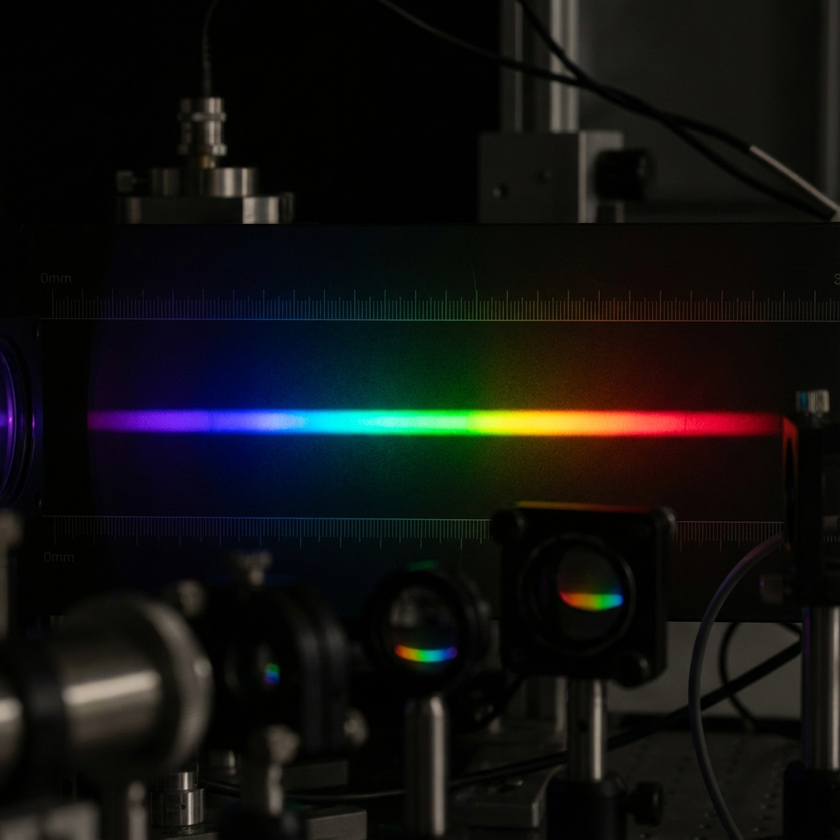
#> input picture samples/sample_spectrum.png, 840 x 840 px, shrunk from 1024 x 1024 before the run
$ python -i line_detector.py   (imports and definitions only)
#> lines starting #> are read from the running program, lines starting #| are printed output that depends on the picture
#> further down, picture is the input picture: shape (840, 840, 3); mean B, G, R 16.8, 18, 17.9
"""
Automatic detection of spectrum lines in images.

Uses computer vision techniques (edge detection, Hough transform)
to automatically locate spectrum lines.
"""

import cv2
import numpy as np
from typing import List, Tuple, Optional, NamedTuple
from dataclasses import dataclass
import logging

logger = logging.getLogger(__name__)


@dataclass
class LineResult:
    """Result from automatic line detection."""

    points: List[Tuple[int, int]]  # List of (x, y) points defining the line
    confidence: float  # Confidence score [0, 1]
    is_curved: bool  # Whether the line is curved
    angle: Optional[float] = None  # Angle in degrees (for straight lines)

    # [4 lines left out: function is_straight, not called in this run]


class AutoLineDetector:
    """Automatic detection of spectrum lines."""

    def __init__(
        self,
        canny_threshold1: int = 50,
        canny_threshold2: int = 150,
        hough_threshold: int = 50,
        min_line_length: int = 100,
        max_line_gap: int = 10,
        curvature_threshold: float = 0.1
    ):
        """
        Initialize line detector.

        Args:
            canny_threshold1: Canny lower threshold
            canny_threshold2: Canny upper threshold
            hough_threshold: Hough accumulator threshold
            min_line_length: Minimum line length
            max_line_gap: Maximum gap between line segments
            curvature_threshold: Threshold for detecting curved lines
        """
        self.canny_threshold1 = canny_threshold1
        self.canny_threshold2 = canny_threshold2
        self.hough_threshold = hough_threshold
        self.min_line_length = min_line_length
        self.max_line_gap = max_line_gap
        self.curvature_threshold = curvature_threshold

    def detect(self, image: np.ndarray) -> Optional[LineResult]:
        """
        Detect spectrum line in image.

        Args:
            image: Input image (BGR or grayscale)

        Returns:
            LineResult if line found, None otherwise
        """
        # Convert to grayscale if needed
        if len(image.shape) == 3:
            gray = cv2.cvtColor(image, cv2.COLOR_BGR2GRAY)
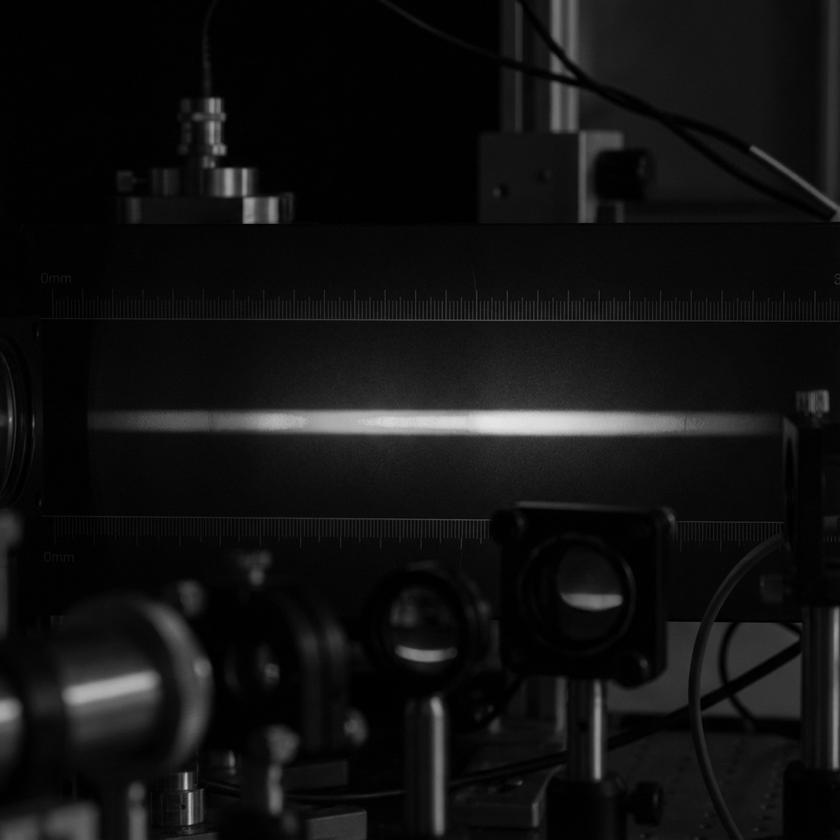
#> gray: shape (840, 840); min 0, max 232, mean 17.8
        else:
            gray = image.copy()

        # Try brightness-based detection first
        line_result = self._detect_by_brightness(gray, image)
        if line_result is not None and line_result.confidence > 0.5:
            return line_result

        # Fall back to edge-based detection
        line_result = self._detect_by_edges(gray)
        if line_result is not None:
            return line_result

        logger.warning("No spectrum line detected")
        return None

    def _detect_by_brightness(
        self,
        gray: np.ndarray,
        original: np.ndarray
    ) -> Optional[LineResult]:
        """
        Detect line based on brightness (brightest horizontal region).

        Args:
            gray: Grayscale image
            original: Original image (for confidence calculation)

        Returns:
            LineResult if successful, None otherwise
        """
        height, width = gray.shape
#> height = 840; width = 840

        # Find brightest horizontal band
        # Sum intensity horizontally
        horizontal_profile = np.mean(gray, axis=1)
#> horizontal_profile = 840 values, max 120.9 at index 422, min 3.8 at index 224, mean 17.82

        # Smooth the profile
        from scipy.ndimage import gaussian_filter1d
        smoothed_profile = gaussian_filter1d(horizontal_profile, sigma=height * 0.02)
#> smoothed_profile = 840 values, max 67.94 at index 422, min 7.46 at index 251, mean 17.82

        # Find peak
        peak_y = np.argmax(smoothed_profile)
#> peak_y = 422
        peak_value = smoothed_profile[peak_y]
#> peak_value = 67.94

        # Check if peak is significant
        mean_value = np.mean(smoothed_profile)
#> mean_value = 17.82
        if peak_value < mean_value * 1.2:
            # Not a strong enough peak
            return None

        #Determine thickness (FWHM - Full Width at Half Maximum)
        half_max = (peak_value + mean_value) / 2
#> half_max = 42.88
        above_half = smoothed_profile > half_max

        # Find continuous region around peak
        y_min = peak_y
#> y_min = 422
        while y_min > 0 and above_half[y_min]:
            y_min -= 1
#> this loop made 24 passes
#> y_min on passes 1 to 12: 421, 420, 419, 418, 417, 416, 415, 414, 413, 412, 411, 410
#> after the loop, y_min = 398

        y_max = peak_y
#> y_max = 422
        while y_max < height - 1 and above_half[y_max]:
            y_max += 1
#> this loop made 22 passes
#> after the loop, y_max = 444

        y_center = (y_min + y_max) // 2
#> y_center = 421
        thickness = y_max - y_min
#> thickness = 46

        # Check if this looks like a spectrum line (should be relatively thin)
        if thickness > height * 0.3:
            # Too thick, probably not a spectrum line
            return None

        # Create line points (horizontal line at y_center)
        points = [(0, y_center), (width - 1, y_center)]
#> points = [(0, 421), (839, 421)]

        # Calculate confidence based on peak prominence
        confidence = min(1.0, (peak_value - mean_value) / mean_value)
#> confidence = 1

        logger.info(f"Detected horizontal line at y={y_center}, confidence={confidence:.2f}")

        return LineResult(
            points=points,
            confidence=confidence,
            is_curved=False,
            angle=0.0
        )

    # [89 lines left out: functions _detect_by_edges, refine_line, not called in this run]

>>> import cv2
>>> picture = cv2.imread('../samples/sample_spectrum.png')
>>> result = AutoLineDetector().detect(picture)
